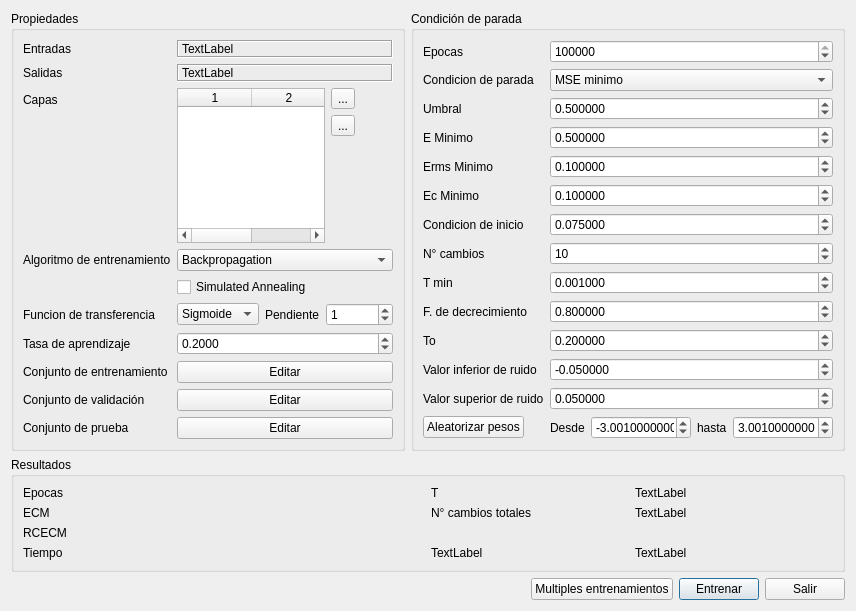
<?xml version="1.0" encoding="UTF-8"?>
<ui version="4.0">
 <class>MLPTrainingDialog</class>
 <widget class="QDialog" name="MLPTrainingDialog">
  <property name="geometry">
   <rect>
    <x>0</x>
    <y>0</y>
    <width>856</width>
    <height>506</height>
   </rect>
  </property>
  <property name="windowTitle">
   <string>Entrenamiento</string>
  </property>
  <layout class="QVBoxLayout" name="verticalLayout_4">
   <item>
    <layout class="QHBoxLayout" name="horizontalLayout_3">
     <item>
      <widget class="QGroupBox" name="groupBox">
       <property name="title">
        <string>Propiedades</string>
       </property>
       <layout class="QVBoxLayout" name="verticalLayout">
        <item>
         <layout class="QFormLayout" name="formLayout">
          <property name="fieldGrowthPolicy">
           <enum>QFormLayout::AllNonFixedFieldsGrow</enum>
          </property>
          <item row="0" column="0">
           <widget class="QLabel" name="label">
            <property name="text">
             <string>Entradas</string>
            </property>
           </widget>
          </item>
          <item row="0" column="1">
           <widget class="QLabel" name="lblInputs">
            <property name="frameShape">
             <enum>QFrame::Box</enum>
            </property>
            <property name="frameShadow">
             <enum>QFrame::Sunken</enum>
            </property>
            <property name="text">
             <string>TextLabel</string>
            </property>
           </widget>
          </item>
          <item row="2" column="0">
           <widget class="QLabel" name="label_2">
            <property name="text">
             <string>Salidas</string>
            </property>
           </widget>
          </item>
          <item row="2" column="1">
           <widget class="QLabel" name="lblOutputs">
            <property name="frameShape">
             <enum>QFrame::Box</enum>
            </property>
            <property name="frameShadow">
             <enum>QFrame::Sunken</enum>
            </property>
            <property name="text">
             <string>TextLabel</string>
            </property>
           </widget>
          </item>
          <item row="3" column="0">
           <widget class="QLabel" name="label_3">
            <property name="text">
             <string>Capas</string>
            </property>
           </widget>
          </item>
          <item row="3" column="1">
           <layout class="QHBoxLayout" name="horizontalLayout_4">
            <property name="spacing">
             <number>6</number>
            </property>
            <item>
             <widget class="QTableWidget" name="tblLayers">
              <property name="maximumSize">
               <size>
                <width>150</width>
                <height>16777215</height>
               </size>
              </property>
              <property name="editTriggers">
               <set>QAbstractItemView::DoubleClicked|QAbstractItemView::SelectedClicked</set>
              </property>
              <property name="alternatingRowColors">
               <bool>true</bool>
              </property>
              <property name="rowCount">
               <number>0</number>
              </property>
              <property name="columnCount">
               <number>2</number>
              </property>
              <attribute name="horizontalHeaderCascadingSectionResizes">
               <bool>false</bool>
              </attribute>
              <attribute name="horizontalHeaderDefaultSectionSize">
               <number>74</number>
              </attribute>
              <attribute name="horizontalHeaderMinimumSectionSize">
               <number>27</number>
              </attribute>
              <attribute name="horizontalHeaderShowSortIndicator" stdset="0">
               <bool>false</bool>
              </attribute>
              <attribute name="horizontalHeaderStretchLastSection">
               <bool>false</bool>
              </attribute>
              <attribute name="verticalHeaderVisible">
               <bool>false</bool>
              </attribute>
              <attribute name="verticalHeaderDefaultSectionSize">
               <number>20</number>
              </attribute>
              <column/>
              <column/>
             </widget>
            </item>
            <item>
             <layout class="QVBoxLayout" name="verticalLayout_5">
              <item>
               <widget class="QToolButton" name="btnAddLayer">
                <property name="text">
                 <string>...</string>
                </property>
                <property name="icon">
                 <iconset resource="imagenes.qrc">
                  <normaloff>:/imagenes/plus_icon.png</normaloff>:/imagenes/plus_icon.png</iconset>
                </property>
               </widget>
              </item>
              <item>
               <widget class="QToolButton" name="btnDeleteLayer">
                <property name="text">
                 <string>...</string>
                </property>
                <property name="icon">
                 <iconset resource="imagenes.qrc">
                  <normaloff>:/imagenes/minus_icon.png</normaloff>:/imagenes/minus_icon.png</iconset>
                </property>
               </widget>
              </item>
              <item>
               <spacer name="verticalSpacer">
                <property name="orientation">
                 <enum>Qt::Vertical</enum>
                </property>
                <property name="sizeHint" stdset="0">
                 <size>
                  <width>20</width>
                  <height>40</height>
                 </size>
                </property>
               </spacer>
              </item>
             </layout>
            </item>
            <item>
             <spacer name="horizontalSpacer_2">
              <property name="orientation">
               <enum>Qt::Horizontal</enum>
              </property>
              <property name="sizeHint" stdset="0">
               <size>
                <width>40</width>
                <height>20</height>
               </size>
              </property>
             </spacer>
            </item>
           </layout>
          </item>
          <item row="5" column="0">
           <widget class="QLabel" name="label_6">
            <property name="text">
             <string>Algoritmo de entrenamiento</string>
            </property>
           </widget>
          </item>
          <item row="5" column="1">
           <widget class="QComboBox" name="cbTrainingAlgorithm">
            <item>
             <property name="text">
              <string>Backpropagation</string>
             </property>
            </item>
           </widget>
          </item>
          <item row="7" column="0">
           <widget class="QLabel" name="label_7">
            <property name="text">
             <string>Funcion de transferencia</string>
            </property>
           </widget>
          </item>
          <item row="7" column="1">
           <layout class="QHBoxLayout" name="horizontalLayout_2">
            <item>
             <widget class="QComboBox" name="cbTrasnferFunction">
              <item>
               <property name="text">
                <string>Sigmoide</string>
               </property>
              </item>
              <item>
               <property name="text">
                <string>Tangente</string>
               </property>
              </item>
             </widget>
            </item>
            <item>
             <widget class="QLabel" name="label_8">
              <property name="text">
               <string>Pendiente</string>
              </property>
             </widget>
            </item>
            <item>
             <widget class="QSpinBox" name="sbSlope">
              <property name="maximum">
               <number>9999999</number>
              </property>
              <property name="value">
               <number>1</number>
              </property>
             </widget>
            </item>
           </layout>
          </item>
          <item row="8" column="0">
           <widget class="QLabel" name="label_5">
            <property name="text">
             <string>Tasa de aprendizaje</string>
            </property>
           </widget>
          </item>
          <item row="8" column="1">
           <widget class="QDoubleSpinBox" name="sbLearningRate">
            <property name="decimals">
             <number>4</number>
            </property>
            <property name="maximum">
             <double>1.000000000000000</double>
            </property>
            <property name="singleStep">
             <double>0.010000000000000</double>
            </property>
            <property name="value">
             <double>0.200000000000000</double>
            </property>
           </widget>
          </item>
          <item row="9" column="0">
           <widget class="QLabel" name="label_9">
            <property name="text">
             <string>Conjunto de entrenamiento</string>
            </property>
           </widget>
          </item>
          <item row="9" column="1">
           <widget class="QPushButton" name="btnEditTrainingSet">
            <property name="text">
             <string>Editar</string>
            </property>
           </widget>
          </item>
          <item row="10" column="0">
           <widget class="QLabel" name="label_30">
            <property name="text">
             <string>Conjunto de validación</string>
            </property>
           </widget>
          </item>
          <item row="10" column="1">
           <widget class="QPushButton" name="btnEditValidationTest">
            <property name="text">
             <string>Editar</string>
            </property>
           </widget>
          </item>
          <item row="11" column="1">
           <widget class="QPushButton" name="btnEditTestSet">
            <property name="text">
             <string>Editar</string>
            </property>
           </widget>
          </item>
          <item row="11" column="0">
           <widget class="QLabel" name="label_33">
            <property name="text">
             <string>Conjunto de prueba</string>
            </property>
           </widget>
          </item>
          <item row="6" column="1">
           <widget class="QCheckBox" name="chkSA">
            <property name="text">
             <string>Simulated Annealing</string>
            </property>
           </widget>
          </item>
         </layout>
        </item>
       </layout>
      </widget>
     </item>
     <item>
      <widget class="QGroupBox" name="groupBox_2">
       <property name="minimumSize">
        <size>
         <width>300</width>
         <height>0</height>
        </size>
       </property>
       <property name="title">
        <string>Condición de parada</string>
       </property>
       <layout class="QVBoxLayout" name="verticalLayout_2">
        <item>
         <layout class="QFormLayout" name="formLayout_2">
          <property name="sizeConstraint">
           <enum>QLayout::SetMinimumSize</enum>
          </property>
          <property name="fieldGrowthPolicy">
           <enum>QFormLayout::AllNonFixedFieldsGrow</enum>
          </property>
          <item row="0" column="0">
           <widget class="QLabel" name="label_10">
            <property name="text">
             <string>Epocas</string>
            </property>
           </widget>
          </item>
          <item row="0" column="1">
           <widget class="QSpinBox" name="sbEpochs">
            <property name="minimum">
             <number>1</number>
            </property>
            <property name="maximum">
             <number>999999999</number>
            </property>
            <property name="value">
             <number>200000</number>
            </property>
           </widget>
          </item>
          <item row="3" column="0">
           <widget class="QLabel" name="label_11">
            <property name="text">
             <string>E Minimo</string>
            </property>
           </widget>
          </item>
          <item row="3" column="1">
           <widget class="QDoubleSpinBox" name="sbMinError">
            <property name="decimals">
             <number>6</number>
            </property>
            <property name="maximum">
             <double>999.990000000000009</double>
            </property>
            <property name="singleStep">
             <double>0.010000000000000</double>
            </property>
            <property name="value">
             <double>0.500000000000000</double>
            </property>
           </widget>
          </item>
          <item row="4" column="0">
           <widget class="QLabel" name="label_4">
            <property name="text">
             <string>Erms Minimo</string>
            </property>
           </widget>
          </item>
          <item row="4" column="1">
           <widget class="QDoubleSpinBox" name="sbMinRMSError">
            <property name="decimals">
             <number>6</number>
            </property>
            <property name="maximum">
             <double>999.899999999999977</double>
            </property>
            <property name="singleStep">
             <double>0.010000000000000</double>
            </property>
            <property name="value">
             <double>0.100000000000000</double>
            </property>
           </widget>
          </item>
          <item row="5" column="0">
           <widget class="QLabel" name="label_13">
            <property name="text">
             <string>Ec Minimo</string>
            </property>
           </widget>
          </item>
          <item row="5" column="1">
           <widget class="QDoubleSpinBox" name="sbMinErrorClasification">
            <property name="decimals">
             <number>6</number>
            </property>
            <property name="maximum">
             <double>99990000.000000000000000</double>
            </property>
            <property name="singleStep">
             <double>0.010000000000000</double>
            </property>
            <property name="value">
             <double>0.100000000000000</double>
            </property>
           </widget>
          </item>
          <item row="6" column="0">
           <widget class="QLabel" name="label_17">
            <property name="text">
             <string>Condicion de inicio</string>
            </property>
           </widget>
          </item>
          <item row="6" column="1">
           <widget class="QDoubleSpinBox" name="sbStartCondition">
            <property name="decimals">
             <number>6</number>
            </property>
            <property name="singleStep">
             <double>0.010000000000000</double>
            </property>
            <property name="value">
             <double>0.075000000000000</double>
            </property>
           </widget>
          </item>
          <item row="7" column="0">
           <widget class="QLabel" name="label_21">
            <property name="text">
             <string>N° cambios</string>
            </property>
           </widget>
          </item>
          <item row="7" column="1">
           <widget class="QSpinBox" name="sbNChanges">
            <property name="minimum">
             <number>0</number>
            </property>
            <property name="maximum">
             <number>999999</number>
            </property>
            <property name="value">
             <number>10</number>
            </property>
           </widget>
          </item>
          <item row="8" column="0">
           <widget class="QLabel" name="label_15">
            <property name="text">
             <string>T min</string>
            </property>
           </widget>
          </item>
          <item row="8" column="1">
           <widget class="QDoubleSpinBox" name="sbMinTemperature">
            <property name="decimals">
             <number>6</number>
            </property>
            <property name="singleStep">
             <double>0.010000000000000</double>
            </property>
            <property name="value">
             <double>0.001000000000000</double>
            </property>
           </widget>
          </item>
          <item row="10" column="0">
           <widget class="QLabel" name="label_18">
            <property name="text">
             <string>To</string>
            </property>
           </widget>
          </item>
          <item row="10" column="1">
           <widget class="QDoubleSpinBox" name="sbTo">
            <property name="decimals">
             <number>6</number>
            </property>
            <property name="maximum">
             <double>0.999999000000000</double>
            </property>
            <property name="singleStep">
             <double>0.080000000000000</double>
            </property>
            <property name="value">
             <double>0.200000000000000</double>
            </property>
           </widget>
          </item>
          <item row="11" column="0">
           <widget class="QLabel" name="label_19">
            <property name="text">
             <string>Valor inferior de ruido</string>
            </property>
           </widget>
          </item>
          <item row="11" column="1">
           <widget class="QDoubleSpinBox" name="sbMinNoise">
            <property name="decimals">
             <number>6</number>
            </property>
            <property name="minimum">
             <double>-9999.000000000000000</double>
            </property>
            <property name="maximum">
             <double>9999.000000000000000</double>
            </property>
            <property name="singleStep">
             <double>0.010000000000000</double>
            </property>
            <property name="value">
             <double>-0.050000000000000</double>
            </property>
           </widget>
          </item>
          <item row="12" column="0">
           <widget class="QLabel" name="label_20">
            <property name="text">
             <string>Valor superior de ruido</string>
            </property>
           </widget>
          </item>
          <item row="12" column="1">
           <widget class="QDoubleSpinBox" name="sbMaxNoise">
            <property name="decimals">
             <number>6</number>
            </property>
            <property name="minimum">
             <double>-9999.000000000000000</double>
            </property>
            <property name="maximum">
             <double>9999.000000000000000</double>
            </property>
            <property name="singleStep">
             <double>0.010000000000000</double>
            </property>
            <property name="value">
             <double>0.050000000000000</double>
            </property>
           </widget>
          </item>
          <item row="13" column="0">
           <widget class="QPushButton" name="btnRandomize">
            <property name="minimumSize">
             <size>
              <width>100</width>
              <height>0</height>
             </size>
            </property>
            <property name="text">
             <string>Aleatorizar pesos</string>
            </property>
           </widget>
          </item>
          <item row="13" column="1">
           <layout class="QHBoxLayout" name="horizontalLayout">
            <item>
             <widget class="QLabel" name="label_28">
              <property name="text">
               <string>Desde</string>
              </property>
             </widget>
            </item>
            <item>
             <widget class="QDoubleSpinBox" name="sbRndFrom">
              <property name="decimals">
               <number>10</number>
              </property>
              <property name="minimum">
               <double>-9999.000000000000000</double>
              </property>
              <property name="maximum">
               <double>9999.000000000000000</double>
              </property>
              <property name="singleStep">
               <double>0.010000000000000</double>
              </property>
              <property name="value">
               <double>-3.001000000000000</double>
              </property>
             </widget>
            </item>
            <item>
             <widget class="QLabel" name="label_29">
              <property name="text">
               <string>hasta</string>
              </property>
             </widget>
            </item>
            <item>
             <widget class="QDoubleSpinBox" name="sbRndTo">
              <property name="decimals">
               <number>10</number>
              </property>
              <property name="minimum">
               <double>-9999.000000000000000</double>
              </property>
              <property name="maximum">
               <double>9999.000000000000000</double>
              </property>
              <property name="singleStep">
               <double>0.010000000000000</double>
              </property>
              <property name="value">
               <double>3.001000000000000</double>
              </property>
             </widget>
            </item>
           </layout>
          </item>
          <item row="9" column="1">
           <widget class="QDoubleSpinBox" name="sbDecFactor">
            <property name="decimals">
             <number>6</number>
            </property>
            <property name="minimum">
             <double>0.000001000000000</double>
            </property>
            <property name="maximum">
             <double>1.000000000000000</double>
            </property>
            <property name="value">
             <double>0.800000000000000</double>
            </property>
           </widget>
          </item>
          <item row="9" column="0">
           <widget class="QLabel" name="label_32">
            <property name="text">
             <string>F. de decrecimiento</string>
            </property>
           </widget>
          </item>
          <item row="1" column="1">
           <widget class="QComboBox" name="cbStopCondition">
            <item>
             <property name="text">
              <string>MSE minimo</string>
             </property>
            </item>
            <item>
             <property name="text">
              <string>RMSE minimo</string>
             </property>
            </item>
            <item>
             <property name="text">
              <string>CE minimo</string>
             </property>
            </item>
           </widget>
          </item>
          <item row="1" column="0">
           <widget class="QLabel" name="label_34">
            <property name="text">
             <string>Condicion de parada</string>
            </property>
           </widget>
          </item>
          <item row="2" column="0">
           <widget class="QLabel" name="label_35">
            <property name="text">
             <string>Umbral</string>
            </property>
           </widget>
          </item>
          <item row="2" column="1">
           <widget class="QDoubleSpinBox" name="sbThreshold">
            <property name="decimals">
             <number>6</number>
            </property>
            <property name="minimum">
             <double>-1.000000000000000</double>
            </property>
            <property name="value">
             <double>0.500000000000000</double>
            </property>
           </widget>
          </item>
         </layout>
        </item>
       </layout>
      </widget>
     </item>
    </layout>
   </item>
   <item>
    <widget class="QGroupBox" name="groupBox_3">
     <property name="title">
      <string>Resultados</string>
     </property>
     <layout class="QVBoxLayout" name="verticalLayout_3">
      <item>
       <layout class="QGridLayout" name="gridLayout">
        <item row="0" column="0">
         <widget class="QLabel" name="label_12">
          <property name="text">
           <string>Epocas</string>
          </property>
         </widget>
        </item>
        <item row="0" column="1">
         <widget class="QLabel" name="lblEpochs">
          <property name="text">
           <string/>
          </property>
         </widget>
        </item>
        <item row="3" column="0">
         <widget class="QLabel" name="label_16">
          <property name="text">
           <string>Tiempo</string>
          </property>
         </widget>
        </item>
        <item row="3" column="1">
         <widget class="QLabel" name="lblTime">
          <property name="text">
           <string/>
          </property>
         </widget>
        </item>
        <item row="1" column="0">
         <widget class="QLabel" name="label_14">
          <property name="text">
           <string>ECM</string>
          </property>
         </widget>
        </item>
        <item row="1" column="1">
         <widget class="QLabel" name="lblMinError">
          <property name="text">
           <string/>
          </property>
         </widget>
        </item>
        <item row="0" column="2">
         <widget class="QLabel" name="label_22">
          <property name="text">
           <string>T</string>
          </property>
         </widget>
        </item>
        <item row="1" column="2">
         <widget class="QLabel" name="label_23">
          <property name="text">
           <string>N° cambios totales</string>
          </property>
         </widget>
        </item>
        <item row="3" column="2">
         <widget class="QLabel" name="label_24">
          <property name="text">
           <string>TextLabel</string>
          </property>
         </widget>
        </item>
        <item row="0" column="3">
         <widget class="QLabel" name="label_25">
          <property name="text">
           <string>TextLabel</string>
          </property>
         </widget>
        </item>
        <item row="1" column="3">
         <widget class="QLabel" name="label_26">
          <property name="text">
           <string>TextLabel</string>
          </property>
         </widget>
        </item>
        <item row="3" column="3">
         <widget class="QLabel" name="label_27">
          <property name="text">
           <string>TextLabel</string>
          </property>
         </widget>
        </item>
        <item row="2" column="0">
         <widget class="QLabel" name="label_31">
          <property name="text">
           <string>RCECM</string>
          </property>
         </widget>
        </item>
        <item row="2" column="1">
         <widget class="QLabel" name="lblRMSE">
          <property name="text">
           <string/>
          </property>
         </widget>
        </item>
       </layout>
      </item>
     </layout>
    </widget>
   </item>
   <item>
    <layout class="QHBoxLayout" name="buttonsLayout">
     <item>
      <spacer name="horizontalSpacer">
       <property name="orientation">
        <enum>Qt::Horizontal</enum>
       </property>
       <property name="sizeHint" stdset="0">
        <size>
         <width>40</width>
         <height>20</height>
        </size>
       </property>
      </spacer>
     </item>
     <item>
      <widget class="QPushButton" name="btnMultipleTraining">
       <property name="text">
        <string>Multiples entrenamientos</string>
       </property>
      </widget>
     </item>
     <item>
      <widget class="QPushButton" name="btnTrain">
       <property name="text">
        <string>Entrenar</string>
       </property>
       <property name="default">
        <bool>true</bool>
       </property>
       <property name="flat">
        <bool>false</bool>
       </property>
      </widget>
     </item>
     <item>
      <widget class="QPushButton" name="btnCancel">
       <property name="text">
        <string>Salir</string>
       </property>
      </widget>
     </item>
    </layout>
   </item>
  </layout>
 </widget>
 <resources>
  <include location="imagenes.qrc"/>
 </resources>
 <connections/>
</ui>
